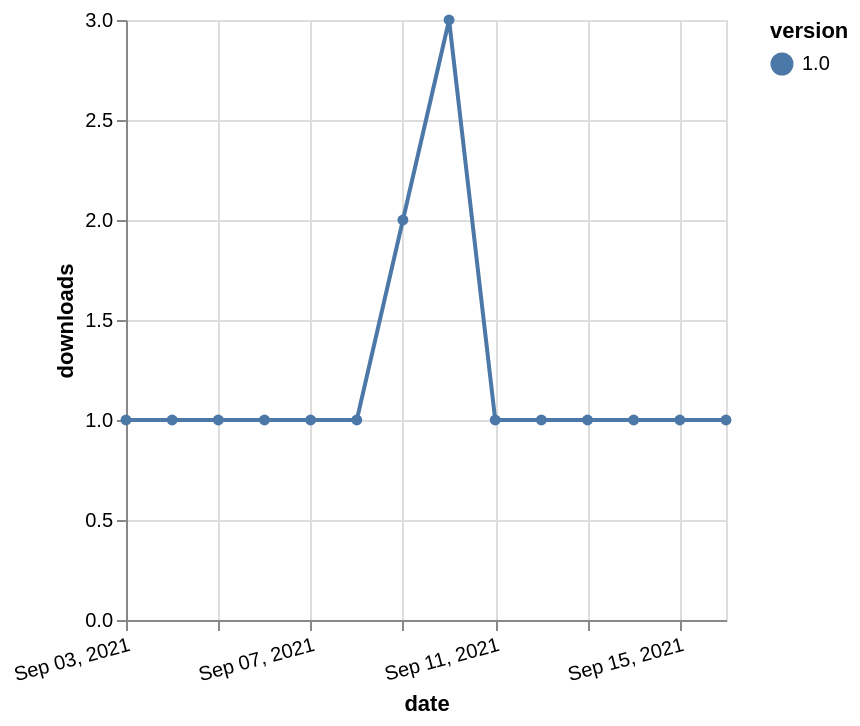

Vega-Lite specification stored for this chart:
### Vega-Lite specification from a JSON file in a GitHub repository (floating-point values rounded to 4 significant figures)
{"$schema": "https://vega.github.io/schema/vega-lite/v5.json", "description": "A simple bar chart with embedded data.", "data": {"values": [{"date": "2021-09-03", "total": 641, "delta": 1, "version": "1.0"}, {"date": "2021-09-04", "total": 642, "delta": 1, "version": "1.0"}, {"date": "2021-09-05", "total": 643, "delta": 1, "version": "1.0"}, {"date": "2021-09-06", "total": 644, "delta": 1, "version": "1.0"}, {"date": "2021-09-07", "total": 645, "delta": 1, "version": "1.0"}, {"date": "2021-09-08", "total": 646, "delta": 1, "version": "1.0"}, {"date": "2021-09-09", "total": 648, "delta": 2, "version": "1.0"}, {"date": "2021-09-10", "total": 651, "delta": 3, "version": "1.0"}, {"date": "2021-09-11", "total": 652, "delta": 1, "version": "1.0"}, {"date": "2021-09-12", "total": 653, "delta": 1, "version": "1.0"}, {"date": "2021-09-13", "total": 654, "delta": 1, "version": "1.0"}, {"date": "2021-09-14", "total": 655, "delta": 1, "version": "1.0"}, {"date": "2021-09-15", "total": 656, "delta": 1, "version": "1.0"}, {"date": "2021-09-16", "total": 657, "delta": 1, "version": "1.0"}]}, "width": "container", "mark": {"type": "line", "point": {"filled": true}}, "encoding": {"x": {"field": "date", "type": "temporal", "timeUnit": "yearmonthdate", "title": "date", "axis": {"labelAngle": -15}}, "y": {"field": "delta", "type": "quantitative", "title": "downloads"}, "color": {"field": "version", "type": "nominal"}, "tooltip": {"field": "delta"}}}
